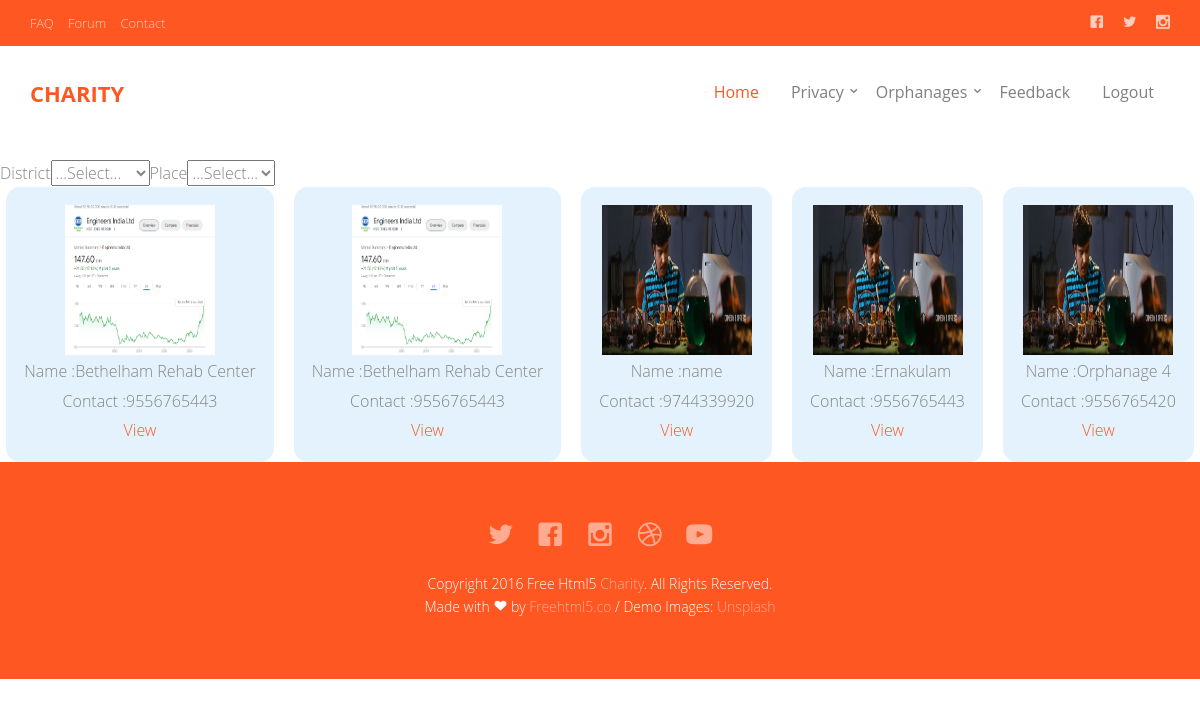
The app's page /User/SearchOrphanage/ with its own data.
### Guest/models.py (models this page shows)
class tbl_orphanage(models.Model):
    orphanage_name=models.CharField(max_length=50)
    orphanage_contact=models.CharField(max_length=50)
    orphanage_email=models.CharField(max_length=50)
    orphanage_password=models.CharField(max_length=50)
    place = models.ForeignKey(tbl_place, on_delete=models.CASCADE)
    orphanage_photo = models.FileField(upload_to='Assets/UserPhoto/')
    orphanage_proof = models.FileField(upload_to='Assets/UserProof/')
    orphanage_status = models.IntegerField(default="0")
    orphanage_count = models.IntegerField(default="0",null=True)
    orphanage_address=models.CharField(max_length=50,null=True)

### User/views.py (the view)
# urls.py: path('SearchOrphanage/',views.search_orphanage,name="search_orphanage"),
def search_orphanage(request):
    district = tbl_district.objects.all()
    orp = tbl_orphanage.objects.all()
    return render(request,"User/SearchOrphanage.html",{"districtdata":district,"orphnage":orp})

### User/Templates/User/SearchOrphanage.html (shortened to what this page needs)
{% extends 'User/Header.html' %}
{% load static %}
{% block content %}
<!DOCTYPE html>
<html lang="en">
<head>
</head>
<body>
    <body>
        <form method="POST">
              <table>
                <tr>
                    <td>District</td>
                    <td>
                        <select name="sel_district" id="sel_district">
                            <option value="">...Select...</option>
                        </select>
                    </td>
                    <td>Place</td>
                        <td>
                            <select name="sel_place" id="sel_place">
                            <option value="">...Select...</option>
                            </select>
                        </td>
                </tr>
              </table>
        </form>
        <div class="main" id="result">
            {% for i in orphnage %}
            <div class="sub">
                <div><img src="{{i.orphanage_photo.url}}" width="150" height="150" alt=""></div>
                <div>Name :{{i.orphanage_name}}</div>
                <div>Contact :{{i.orphanage_contact}}</div>
                <div><a href="{% url 'User:orphanage_pro' i.id %}">View</a></div>
            </div>
            {% endfor %}
        </div>
    </body>
</html>
{% endblock content %}

### User/Templates/User/Header.html (shortened to what this page needs)
{% load static %}
<!DOCTYPE html>
 <html class="no-js">
	<head>
	<link rel="stylesheet" href="{% static 'Main/css/animate.css' %}">
	<link rel="stylesheet" href="{% static 'Main/css/icomoon.css' %}">
	<link rel="stylesheet" href="{% static 'Main/css/bootstrap.css' %}">
	<link rel="stylesheet" href="{% static 'Main/css/superfish.css' %} ">
	<link rel="stylesheet" href="{% static 'Main/css/style.css' %}">
	</head>
	<body>
		<div id="fh5co-wrapper">
		<div id="fh5co-page">
		<div class="header-top">
			<div class="container">
				<div class="row">
					<div class="col-md-6 col-sm-6 text-left fh5co-link">
						<a href="#">FAQ</a>
						<a href="#">Forum</a>
						<a href="#">Contact</a>
					</div>
					<div class="col-md-6 col-sm-6 text-right fh5co-social">
						<a href="#" class="grow"><i class="icon-facebook2"></i></a>
						<a href="#" class="grow"><i class="icon-twitter2"></i></a>
						<a href="#" class="grow"><i class="icon-instagram2"></i></a>
					</div>
				</div>
			</div>
		</div>
		<header id="fh5co-header-section" class="sticky-banner">
			<div class="container">
				<div class="nav-header">
					<h1 id="fh5co-logo"><a href="index.html">Charity</a></h1>
					<nav id="fh5co-menu-wrap" role="navigation">
						<ul class="sf-menu" id="fh5co-primary-menu">
							<li class="active">
								<a href="{% url 'User:homepage' %}">Home</a>
							</li>
							<li>
								<a href="#" class="fh5co-sub-ddown">Privacy</a>
							</li>
							<li>
								<a href="#" class="fh5co-sub-ddown">Orphanages</a>
							</li>
							<li><a href="{% url 'User:feedback' %}">Feedback</a></li>
							<li><a href="{% url 'Guest:login' %}">Logout</a></li>
						</ul>
					</nav>
				</div>
			</div>
		</header>
      <br>
      {% block content %}
      {% endblock content %}
      <footer>
			<div id="footer">
				<div class="container">
					<div class="row">
						<div class="col-md-6 col-md-offset-3 text-center">
							<p class="fh5co-social-icons">
								<a href="#"><i class="icon-twitter2"></i></a>
								<a href="#"><i class="icon-facebook2"></i></a>
								<a href="#"><i class="icon-instagram"></i></a>
								<a href="#"><i class="icon-dribbble2"></i></a>
								<a href="#"><i class="icon-youtube"></i></a>
							</p>
							<p>Copyright 2016 Free Html5 <a href="#">Charity</a>. All Rights Reserved. <br>Made with <i class="icon-heart3"></i> by <a href="http://freehtml5.co/" target="_blank">Freehtml5.co</a> / Demo Images: <a href="https://unsplash.com/" target="_blank">Unsplash</a></p>
						</div>
					</div>
				</div>
			</div>
		</footer>
	</div>
	</div>
	</body>

### Guest/static/Main/css/icomoon.css (style rules this page uses)
[class^="icon-"], [class*=" icon-"] { font-family: 'icomoon' !important; speak: none; font-style: normal; font-weight: normal; font-variant: normal; text-transform: none; line-height: 1; -webkit-font-smoothing: antialiased; -moz-osx-font-smoothing: grayscale; }
.icon-heart3:before { content: "\e9b6"; }
.icon-dribbble2:before { content: "\ea66"; }
.icon-facebook2:before { content: "\ea68"; }
.icon-instagram:before { content: "\ea70"; }
.icon-twitter2:before { content: "\ea7d"; }
.icon-youtube:before { content: "\ea81"; }
.icon-instagram2:before { content: "\ec4f"; }

### Guest/static/Main/css/superfish.css (style rules this page uses)
.sf-menu, .sf-menu * { margin: 0; padding: 0; list-style: none; }
.sf-menu li { position: relative; }
.sf-menu > li { float: left; }
.sf-menu a { display: block; position: relative; }
.sf-menu { float: left; margin-bottom: 1em; }
.sf-menu a { border-left: 1px solid #fff; border-top: 1px solid #dFeEFF; border-top: 1px solid rgba(255,255,255,.5); padding: .75em 1em; text-decoration: none; zoom: 1; }
.sf-menu a { color: #13a; }
.sf-menu li { background: #BDD2FF; white-space: nowrap; *white-space: normal; -webkit-transition: background .2s; transition: background .2s; }
.sf-arrows .sf-with-ul { padding-right: 2.5em; *padding-right: 1em; }
.sf-arrows .sf-with-ul:after { content: ''; position: absolute; top: 50%; right: 1em; margin-top: -3px; height: 0; width: 0; border: 5px solid transparent; border-top-color: #dFeEFF; border-top-color: rgba(255,255,255,.5); }

### User/Templates/User/SearchOrphanage.html (style rules this page uses)
.sub { padding: 18px; background-color: #E3F2FD; width: fit-content; border-radius: 14px; display: flex; flex-direction: column; align-items: center; gap: 4px; }
.main { display: flex; flex-wrap: wrap; justify-content: center; align-items: center; gap: 2rem; }

### records on screen
tbl_orphanage: orphanage_photo (picture), orphanage_name "Bethelham Rehab Center", orphanage_contact "9556765443"
tbl_orphanage: orphanage_photo (picture), orphanage_name "Bethelham Rehab Center", orphanage_contact "9556765443"
tbl_orphanage: orphanage_photo (picture), orphanage_name "name", orphanage_contact "9744339920"
tbl_orphanage: orphanage_photo (picture), orphanage_name "Ernakulam", orphanage_contact "9556765443"
tbl_orphanage: orphanage_photo (picture), orphanage_name "Orphanage 4", orphanage_contact "9556765420"
